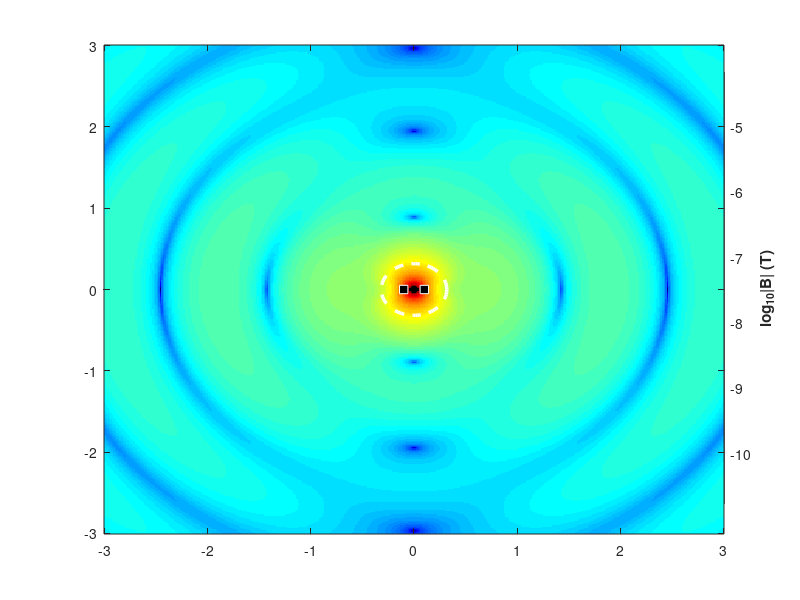

MATLAB code to generate this figure: (Note: this script raises an error after producing the figure.)
% -------------------------------------------------------------------------
% 150MHz 磁偶极子瞬时磁场 (XZ切面) 动态辐射与近远区分界线
% -------------------------------------------------------------------------
clear; clc; close all;

%% 1. 物理参数设定
mu_0 = 4 * pi * 1e-7;
v = 3e8; 
f = 150e6;              % 频率: 150MHz
omega = 2 * pi * f;
k = omega / v;
I_amp = 1.0;
a = 0.1;

%% 2. 空间网格 (使用高密度网格 + imagesc 极速渲染)
grid_density = 400; 
max_range = 3.0;
x_vec = linspace(-max_range, max_range, grid_density);
z_vec = linspace(-max_range, max_range, grid_density);
[X, Z] = meshgrid(x_vec, z_vec);

%% 3. 核心阵列预计算
R = sqrt(X.^2 + Z.^2);
cosTheta = Z ./ R;
sinTheta = abs(X) ./ R;
signX = sign(X); signX(signX == 0) = 1;
R(R < 0.4*a) = NaN; % 屏蔽中心奇点

% 计算固定的复数相量部分 (Br 和 Btheta)
delay = exp(-1i * k * R);
Br_comp = (mu_0*a^2/2) .* ( (1./R.^3) + (1i*omega)./(R.^2 * v) ) .* I_amp .* delay .* cosTheta;
Btheta_comp = (mu_0*a^2/4) .* ( (1./R.^3) + (1i*omega)./(R.^2 * v) + (1i*omega)^2./(R .* v^2) ) .* I_amp .* delay .* sinTheta;

%% 4. 初始化图形窗口
fig = figure('Name', 'Magnetic Field Animation', 'Color', 'w', 'Position', [100, 100, 800, 700]);
colormap jet;

% 初始 t=0 的数据
Br_init = real(Br_comp);
Btheta_init = real(Btheta_comp);
BX_init = (Br_init .* sinTheta + Btheta_init .* cosTheta) .* signX;
BZ_init = Br_init .* cosTheta - Btheta_init .* sinTheta;
B_log_init = log10(sqrt(BX_init.^2 + BZ_init.^2) + 1e-12);
finite_B_log = B_log_init(isfinite(B_log_init));
color_limits = [min(finite_B_log(:)), max(finite_B_log(:))];

% 使用底层图像引擎，抛弃所有复杂曲面
h_img = imagesc(x_vec, z_vec, B_log_init);
set(gca, 'YDir', 'normal'); % 修正坐标系方向
hold on;
main_ax = gca;
caxis(color_limits);
h_colorbar_ax = axes('Position', [0.87, 0.16, 0.035, 0.72]);
colorbar_values = linspace(color_limits(1), color_limits(2), 256)';
imagesc(h_colorbar_ax, 1, colorbar_values, colorbar_values);
set(h_colorbar_ax, 'YDir', 'normal', 'XTick', [], ...
    'YAxisLocation', 'right', 'Box', 'on', 'LineWidth', 1.0);
ylabel(h_colorbar_ax, 'log_{10}|B| (T)', 'FontWeight', 'bold');
axes(main_ax);

% 绘制中心线圈
plot([-a, a], [0, 0], 'ws', 'MarkerSize', 6, 'MarkerFaceColor', 'k');


lambda = v / f;                      
r_boundary = lambda / (2 * pi);      % 计算分界线半径
theta_circle = linspace(0, 2*pi, 100);

% 绘制白色虚线
plot(r_boundary * cos(theta_circle), r_boundary * sin(theta_circle), ...
    'w--', 'LineWidth', 2.5);

% 添加带半透明黑底的文字标注
text_str = sprintf('近区/远区分界线 \n r \\approx %.2fm', r_boundary);
text(r_boundary + 0.1, r_boundary + 0.2, text_str, ...
    'Color', 'w', 'FontSize', 12, 'FontWeight', 'bold', ...
    'BackgroundColor', [0 0 0 0.5], 'EdgeColor', 'w');
% ======================================================================

h_title = title('150MHz 磁场动态扩散 (XZ 切面) | t = 0.00 ns', 'FontSize', 15);
xlabel('X 轴 (m)', 'FontWeight', 'bold');
ylabel('Z 轴 (m)', 'FontWeight', 'bold');
axis equal; axis tight;
set(gca, 'Box', 'on', 'LineWidth', 1.2);


%% 5. 动画循环
T_period = 1 / f;
frames = 40; 
cycles = 1; 
gif_file = fullfile(fileparts(mfilename('fullpath')), 'AC_150MHz_B_XYZ_animation.gif');
gif_delay = 0.06;

for i = 1:(frames * cycles)
    if ~ishandle(fig), break; end 
    
    t = (i-1) * (T_period / frames);
    time_factor = exp(1i * omega * t);
    
    % 在循环内直接乘上时间因子提取实部
    Br_inst = real(Br_comp .* time_factor);
    Btheta_inst = real(Btheta_comp .* time_factor);
    BX_inst = (Br_inst .* sinTheta + Btheta_inst .* cosTheta) .* signX;
    BZ_inst = Br_inst .* cosTheta - Btheta_inst .* sinTheta;
    B_log_new = log10(sqrt(BX_inst.^2 + BZ_inst.^2) + 1e-12);
    
    % 极速替换画面数据
    set(h_img, 'CData', B_log_new);
    set(h_title, 'String', sprintf('150MHz 磁场动态扩散 (XZ 切面) | t = %.2f ns', t*1e9));
    
    drawnow;

    frame = getframe(fig);
    [gif_frame, gif_map] = rgb2ind(frame2im(frame), 256);
    if i == 1
        imwrite(gif_frame, gif_map, gif_file, 'gif', ...
            'LoopCount', Inf, 'DelayTime', gif_delay);
    elseif i <= frames
        imwrite(gif_frame, gif_map, gif_file, 'gif', ...
            'WriteMode', 'append', 'DelayTime', gif_delay);
    end

    pause(0.01); 
end

fprintf('PPT-ready animated GIF saved to: %s\n', gif_file);
